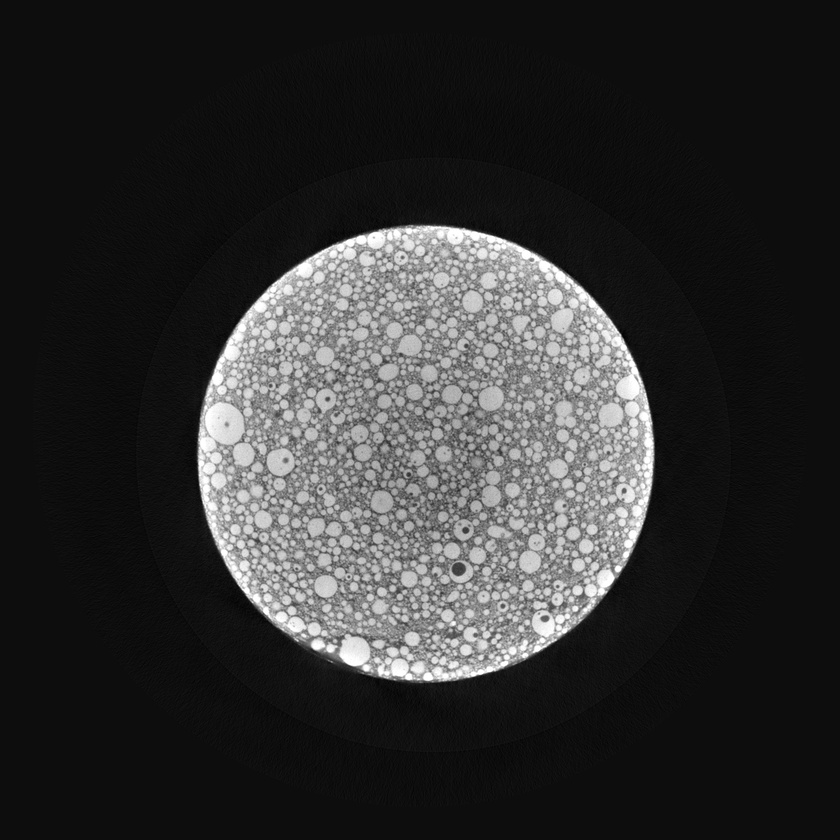
#> input picture Original.jpg, 840 x 840 px, shrunk from 2000 x 2000 before the run, found by its file name
$ python particleAnalysis.py
#> lines starting #> are read from the running program, lines starting #| are printed output that depends on the picture; after the words box and inside, x2 and y2 are one past the last pixel; in counts of white or black regions, pixels touching at a corner belong together
from matplotlib import contour
import numpy as np
import matplotlib.pyplot as plt
import cv2

image = cv2.imread(r"D:\Uni\Main_Repo\individualProject\Original.jpg")
#> image is the input picture: shape (840, 840, 3); min 0, max 255, mean 48
edgeDetected = cv2.Canny(image,threshold1=150,threshold2=300, apertureSize=3)
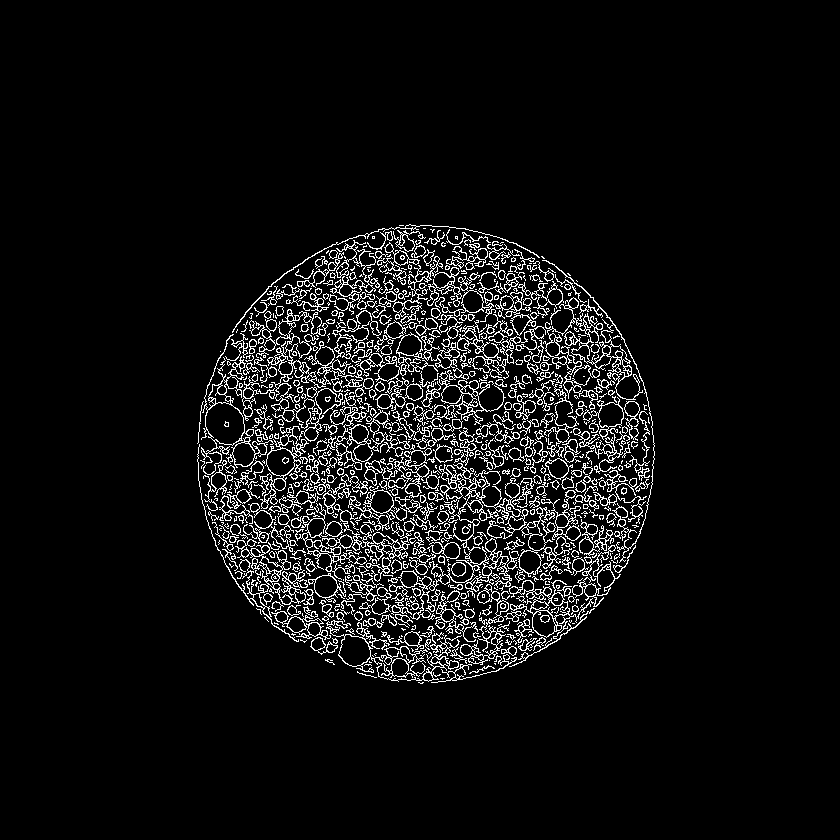
#> edgeDetected: shape (840, 840); 6.4% white in thin lines or dots, all inside (x1, y1, x2, y2) = (197, 224, 655, 684)
# [7 lines of commented-out code are left out]


plt.imshow(edgeDetected, cmap='gray')
plt.show()

$ run again, with Adaptive Gaussian.jpg copied over Original.jpg
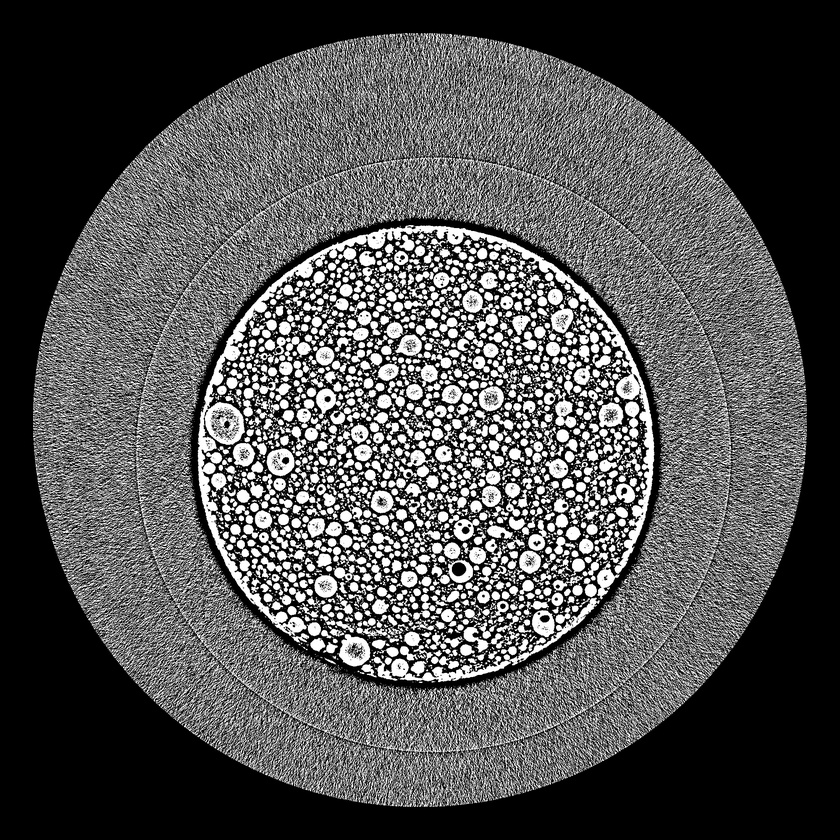
#> input picture Adaptive Gaussian.jpg, 840 x 840 px, shrunk from 2000 x 2000 before the run, found by its file name
#> image is the input picture: shape (840, 840, 3); min 0, max 255, mean 80.1
#> `edgeDetected = cv2.Canny(image,threshold1=150,threshold2=300, aperture..`:
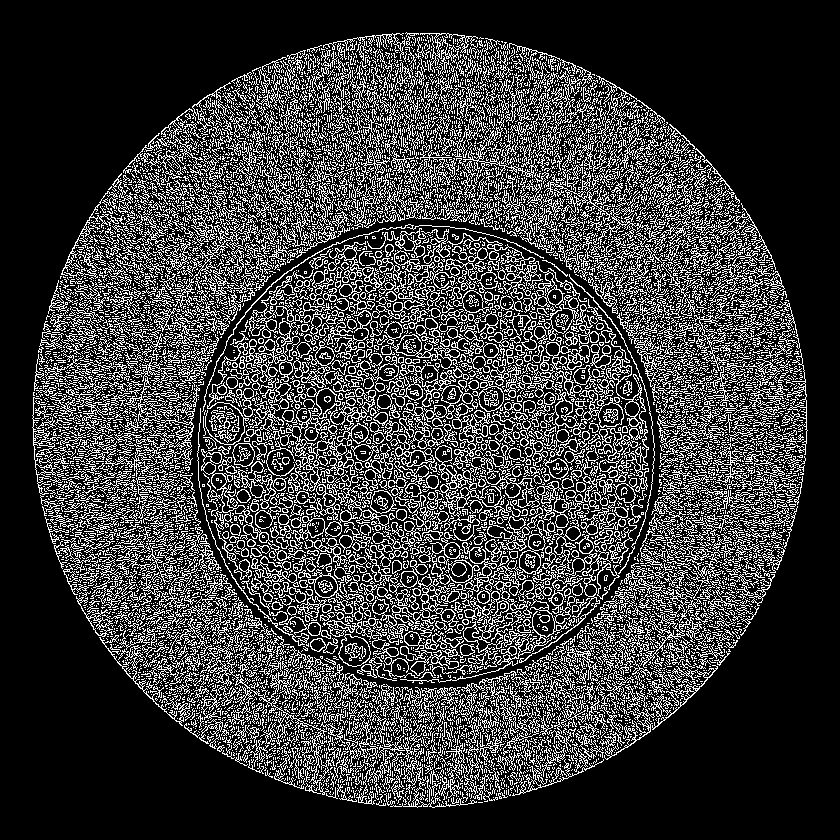
#> edgeDetected: shape (840, 840); 22.8% white in thin lines or dots, all inside (x1, y1, x2, y2) = (32, 32, 808, 808)
